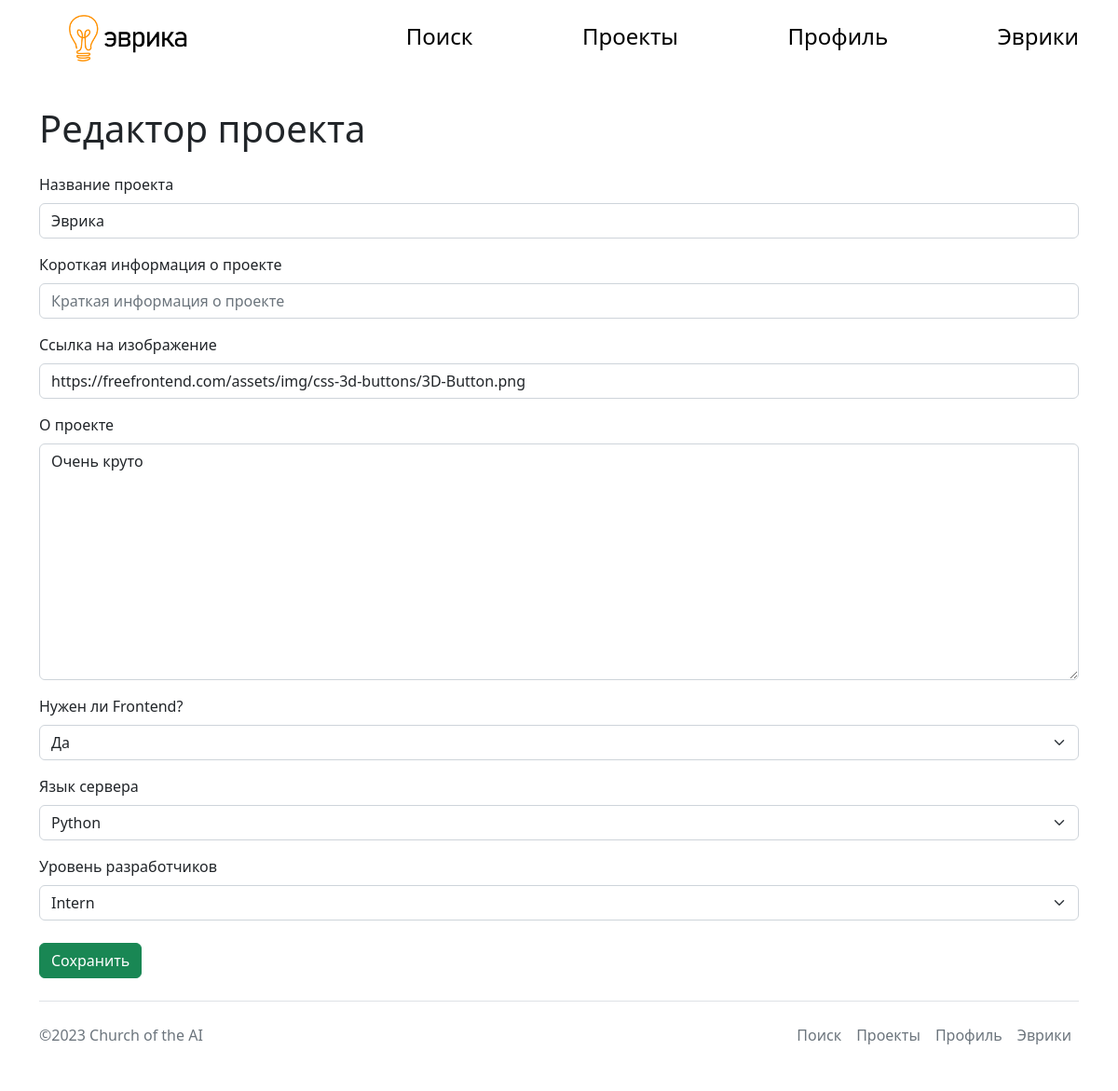
The app's page /projects/1/edit (signed in) with its own data.
### main.py (models this page shows, shortened)
class Project(db.Model):
    id = db.Column(db.Integer, primary_key=True)
    title = db.Column(db.String(20), nullable=False)
    about = db.Column(db.Text, nullable=False)
    image = db.Column(db.String)
    front_language = db.Column(db.Integer, nullable=False)
    back_language = db.Column(db.String, nullable=False)
    level = db.Column(db.String, nullable=False)
    founder_id = db.Column(db.Integer, nullable=False)
    intro = db.Column(db.String(240))

### main.py (the view, shortened to what this page needs)
@app.route('/projects/<int:id>/edit', methods=['POST', 'GET'])
def project_edit(id):
    project = db.session.query(Project).filter_by(id=id).first()
    if project.founder_id == current_user.id:
        return render_template('edit_project.html', title=project.title, project=project, languages=languages)
    return redirect('/')

### main.py (called while the page is built)
@login_manager.user_loader
def load_user(user_id):
    return User.query.get(user_id)

### templates/edit_project.html (shortened to what this page needs)
{% extends 'base.html' %}
{% block body %}
<h1 class="py-3">Редактор проекта</h1>
<form method="POST">
<p>
<label class='form-label' for="title">Название проекта</label>
<input class='form-control' type="text" name="title" id="title" placeholder="Введите название" value='{{project.title}}'>
</p>
<p>
<label class='form-label' for="intro">Короткая информация о проекте</label>
<input class='form-control' name="intro" id="intro" placeholder="Краткая информация о проекте" default='{{project.intro}}'>
</p>
<p>
<label class='form-label' for="img">Ссылка на изображение</label>
<input class='form-control' type="text" name="img" id="img" placeholder="Введите ссылку на изображение" value='{%if project.image%}{{project.image}}{%endif%}'>
</p>
<p>
<label class='form-label' for="about">О проекте</label>
<textarea class='form-control' name="about" id="about" cols="30" rows="10" placeholder="Расскажите о проекте">{%if project.about%}{{project.about}}{%endif%}</textarea>
</p>
<p>
<label class='form-label' for="front_language">Нужен ли Frontend?</label>
<select class='form-select' name="front_language" id="front_language">
<option value="1">Да</option>
</select>
</p>
<p>
<label class='form-label' for="back_language">Язык сервера</label>
<select class='form-select' name="back_language" id="back_language">
{% for language in languages %}
<option value="{{language}}">{{language}}</option>
{% endfor %}
</select>
</p>
<label class='form-label' for="level">Уровень разработчиков</label>
<select class='form-select' name="level" id="level">
<option value="Intern">Intern</option>
</select><br>
<button type="submit" class="btn btn-success">Сохранить</button>
</form>
{% endblock %}

### records on screen
Project: title "Эврика", img "https://freefrontend.com/assets/img/css-3d-buttons/3D-Button.png", about "Очень круто"

### other values on screen
form field back_language "Python"
